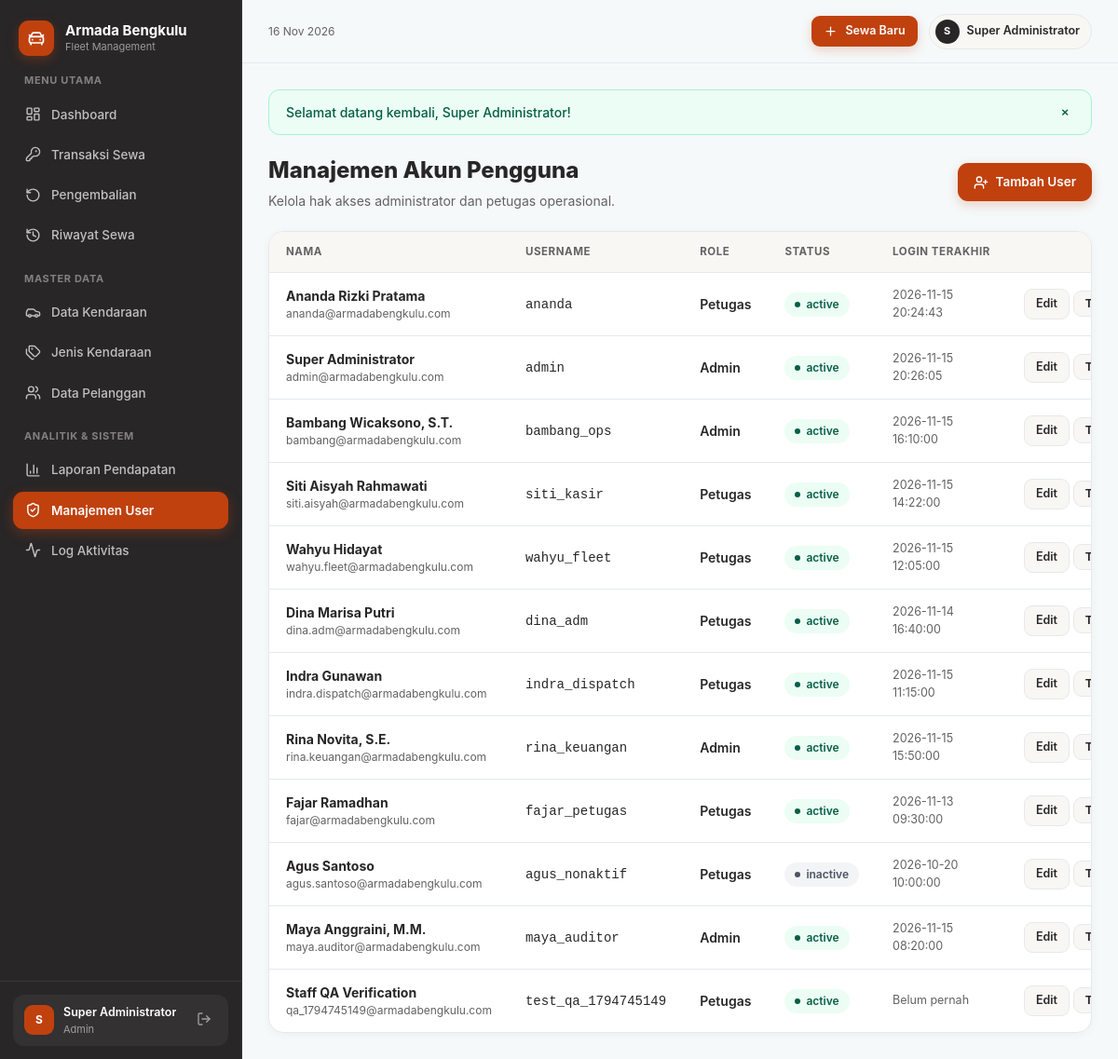
The app's page /admin/users (signed in) with its own data.
### tables this page shows
CREATE TABLE `users` (
  `id` int(10) UNSIGNED NOT NULL,
  `username` varchar(50) NOT NULL,
  `password` varchar(255) NOT NULL,
  `nama` varchar(100) NOT NULL,
  `email` varchar(100) DEFAULT NULL,
  `role` enum('admin','petugas') NOT NULL DEFAULT 'petugas',
  `status` enum('active','inactive') NOT NULL DEFAULT 'active',
  `avatar` varchar(255) DEFAULT NULL,
  `last_login_at` datetime DEFAULT NULL,
  `created_at` timestamp NOT NULL DEFAULT current_timestamp(),
  `updated_at` timestamp NOT NULL DEFAULT current_timestamp() ON UPDATE current_timestamp(),
  `deleted_at` timestamp NULL DEFAULT NULL
);

### core/Controller.php (called while the page is built, shortened)
<?php
abstract class Controller
{
    protected function view(string $view, array $data = [], string $layout = 'layouts/app'): void
    {
        View::render($view, $data, $layout);
    }
}

### app/Controllers/UserController.php (called while the page is built, shortened)
<?php
class UserController extends Controller
{
    public function index(Request $request): void
    {
        $pdo = Database::connection();
        $q = trim((string)$request->input('q', ''));
        $sql = "SELECT * FROM users WHERE deleted_at IS NULL";
        $params = [];
        $sql .= " ORDER BY id ASC";
        $stmt = $pdo->prepare($sql);
        $stmt->execute($params);
        $this->view('admin/users/index', [
            'title' => 'Manajemen User — Rental Armada Bengkulu',
            'users' => $stmt->fetchAll(),
            'q'     => $q,
        ]);
    }
}

### public/index.php (called while the page is built, shortened)
<?php
require_once BASE_PATH . '/core/helpers.php';
require_once BASE_PATH . '/core/Session.php';
require_once BASE_PATH . '/core/Flash.php';
require_once BASE_PATH . '/core/Auth.php';
require_once BASE_PATH . '/core/Request.php';
require_once BASE_PATH . '/core/Controller.php';
require_once BASE_PATH . '/core/Router.php';
$router = new Router();
$request = new Request();
$router->dispatch($request);

### core/helpers.php (called while the page is built, shortened)
<?php
function base_url(string $path = ''): string
{
    $scriptName = $_SERVER['SCRIPT_NAME'] ?? '';
    $baseDir = rtrim(str_replace('\\', '/', dirname($scriptName)), '/');
    $cleanPath = ltrim($path, '/');
    return $baseDir . ($cleanPath !== '' ? '/' . $cleanPath : '');
}
function e(?string $value): string
{
    return htmlspecialchars((string)$value, ENT_QUOTES, 'UTF-8');
}
function tgl_indo(?string $date): string
{
    $bulan = [
        1 => 'Jan', 'Feb', 'Mar', 'Apr', 'Mei', 'Jun',
        'Jul', 'Agu', 'Sep', 'Okt', 'Nov', 'Des'
    ];
    $ts = strtotime($date);
    return date('d', $ts) . ' ' . $bulan[(int)date('n', $ts)] . ' ' . date('Y', $ts);
}
function auth_user(): ?array
{
    return Auth::user();
}

### core/Request.php (called while the page is built, shortened)
<?php
class Request
{
    public function path(): string
    {
        $uri = parse_url($_SERVER['REQUEST_URI'] ?? '/', PHP_URL_PATH) ?: '/';
        $base = base_url();
        $uri = '/' . trim($uri, '/');
        return $uri === '' ? '/' : $uri;
    }
}

### core/Session.php (called while the page is built, shortened)
<?php
class Session
{
    public static function get(string $key, mixed $default = null): mixed
    {
        return $_SESSION[$key] ?? $default;
    }
}

### core/Auth.php (called while the page is built, shortened)
<?php
class Auth
{
    public static function user(): ?array
    {
        return Session::get('auth_user');
    }
}

### app/Views/admin/users/index.php (the view, shortened to what this page needs)
<div style="display:flex;flex-wrap:wrap;justify-content:space-between;align-items:center;gap:16px;margin-bottom:22px;">
    <div>
        <h1 style="margin:0;font-size:24px;font-weight:800;">Manajemen Akun Pengguna</h1>
        <p style="margin:4px 0 0;color:#646163;">Kelola hak akses administrator dan petugas operasional.</p>
    </div>
    <a href="<?= base_url('admin/users/create') ?>" class="btn btn-accent">
        <i data-lucide="user-plus" style="width:16px;height:16px;"></i>
        <span>Tambah User</span>
    </a>
</div>
<div class="ui-card" style="overflow:hidden;">
    <div class="table-wrap">
        <table class="ui-table">
            <thead>
                <tr>
                    <th>Nama</th>
                    <th>Username</th>
                    <th>Role</th>
                    <th>Status</th>
                    <th>Login Terakhir</th>
                    <th style="text-align:right;">Aksi</th>
                </tr>
            </thead>
            <tbody>
                <?php foreach ($users as $u): ?>
                <tr>
                    <td>
                        <strong><?= e($u['nama']) ?></strong>
                        <div style="font-size:12px;color:#646163;"><?= e($u['email'] ?? '-') ?></div>
                    </td>
                    <td><code><?= e($u['username']) ?></code></td>
                    <td style="text-transform:capitalize;font-weight:600;"><?= e($u['role']) ?></td>
                    <td><span class="badge badge-<?= e($u['status']) ?>"><span class="badge-dot"></span><?= e($u['status']) ?></span></td>
                    <td style="font-size:12.5px;color:#646163;"><?= e($u['last_login_at'] ?? 'Belum pernah') ?></td>
                    <td style="text-align:right;white-space:nowrap;">
                        <a href="<?= base_url('admin/users/' . $u['id'] . '/edit') ?>" class="btn btn-warm btn-sm">Edit</a>
                        <form action="<?= base_url('admin/users/' . $u['id'] . '/toggle-status') ?>" method="POST" style="display:inline;">
                            <button type="submit" class="btn btn-warm btn-sm">Toggle</button>
                        </form>
                    </td>
                </tr>
                <?php endforeach; ?>
            </tbody>
        </table>
    </div>
</div>

### core/Router.php (shortened to what this page needs)
<?php
class Router
{
    private array $routes = [];
    private function add(string $method, string $pattern, array $handler): void
    {
        $regex = preg_replace('#\{([a-zA-Z_][a-zA-Z0-9_]*)\}#', '(?P<$1>[^/]+)', $pattern);
        $regex = '#^' . $regex . '$#';
        $this->routes[] = [
            'method'  => $method,
            'regex'   => $regex,
            'handler' => $handler,
        ];
    }
    public function dispatch(Request $request): void
    {
        $method = $request->method();
        $path = $request->path();
        foreach ($this->routes as $route) {
            if ($route['method'] !== $method) {
                continue;
            }
            if (preg_match($route['regex'], $path, $matches)) {
                $params = array_filter($matches, 'is_string', ARRAY_FILTER_USE_KEY);
                [$class, $action] = $route['handler'];
                $controller = new $class();
                $controller->$action($request, ...array_values($params));
                return;
            }
        }
    }
}

### app/Views/partials/sidebar.php (shortened to what this page needs)
<?php
$uri = parse_url($_SERVER['REQUEST_URI'] ?? '/', PHP_URL_PATH) ?: '/';
$user = auth_user();
$isAdmin = ($user['role'] ?? '') === 'admin';
$active = fn(string $p): string => str_contains($uri, $p) ? 'active' : '';
?>
<aside id="appSidebar" class="app-sidebar">
    <div style="overflow-y:auto;">
        <a href="<?= base_url('dashboard') ?>" class="brand-box">
            <div class="brand-icon">
                <i data-lucide="car-front" style="width:20px;height:20px;"></i>
            </div>
            <div>
                <div style="font-weight:700;font-size:15px;color:#FFFFFF;line-height:1.2;">Armada Bengkulu</div>
                <div style="font-size:11px;color:#9E9B9C;">Fleet Management</div>
            </div>
        </a>
        <div class="nav-section">
            <div class="nav-label">Menu Utama</div>
            <a href="<?= base_url('dashboard') ?>" class="nav-link <?= $active('/dashboard') ?>">
                <i data-lucide="layout-dashboard" style="width:17px;height:17px;"></i>
                <span>Dashboard</span>
            </a>
            <a href="<?= base_url('penyewaan') ?>" class="nav-link <?= $active('/penyewaan') ?>">
                <i data-lucide="key-round" style="width:17px;height:17px;"></i>
                <span>Transaksi Sewa</span>
            </a>
            <a href="<?= base_url('pengembalian') ?>" class="nav-link <?= $active('/pengembalian') ?>">
                <i data-lucide="rotate-ccw" style="width:17px;height:17px;"></i>
                <span>Pengembalian</span>
            </a>
            <a href="<?= base_url('riwayat') ?>" class="nav-link <?= $active('/riwayat') ?>">
                <i data-lucide="history" style="width:17px;height:17px;"></i>
                <span>Riwayat Sewa</span>
            </a>
        </div>
        <div class="nav-section">
            <div class="nav-label">Master Data</div>
            <a href="<?= base_url('kendaraan') ?>" class="nav-link <?= $active('/kendaraan') ?>">
                <i data-lucide="car" style="width:17px;height:17px;"></i>
                <span>Data Kendaraan</span>
            </a>
            <a href="<?= base_url('jenis-kendaraan') ?>" class="nav-link <?= $active('/jenis-kendaraan') ?>">
                <i data-lucide="tags" style="width:17px;height:17px;"></i>
                <span>Jenis Kendaraan</span>
            </a>
            <a href="<?= base_url('pelanggan') ?>" class="nav-link <?= $active('/pelanggan') ?>">
                <i data-lucide="users" style="width:17px;height:17px;"></i>
                <span>Data Pelanggan</span>
            </a>
        </div>
        <div class="nav-section">
            <div class="nav-label">Analitik & Sistem</div>
            <a href="<?= base_url('laporan') ?>" class="nav-link <?= $active('/laporan') ?>">
                <i data-lucide="bar-chart-3" style="width:17px;height:17px;"></i>
                <span>Laporan Pendapatan</span>
            </a>
            <?php if ($isAdmin): ?>
            <a href="<?= base_url('admin/users') ?>" class="nav-link <?= $active('/admin/users') ?>">
                <i data-lucide="shield-check" style="width:17px;height:17px;"></i>
                <span>Manajemen User</span>
            </a>
            <a href="<?= base_url('aktivitas') ?>" class="nav-link <?= $active('/aktivitas') ?>">
                <i data-lucide="activity" style="width:17px;height:17px;"></i>
                <span>Log Aktivitas</span>
            </a>
            <?php endif; ?>
        </div>
    </div>
    <div style="padding:14px;border-top:1px solid rgba(255,255,255,0.08);">
        <div style="background:#333132;border-radius:12px;padding:10px 12px;display:flex;align-items:center;justify-content:space-between;gap:8px;">
            <div style="display:flex;align-items:center;gap:10px;min-width:0;">
                <div style="width:32px;height:32px;border-radius:9px;background:#C0410E;color:#fff;font-weight:700;font-size:12px;display:flex;align-items:center;justify-content:center;flex-shrink:0;">
                    <?= strtoupper(substr($user['nama'] ?? 'U', 0, 1)) ?>
                </div>
                <div style="min-width:0;">
                    <div style="font-size:12.5px;font-weight:600;color:#fff;white-space:nowrap;overflow:hidden;text-overflow:ellipsis;">
                        <?= e($user['nama'] ?? 'User') ?>
                    </div>
                    <div style="font-size:11px;color:#A19EA0;text-transform:capitalize;">
                        <?= e($user['role'] ?? 'petugas') ?>
                    </div>
                </div>
            </div>
            <form action="<?= base_url('logout') ?>" method="POST" style="margin:0;">
                <button type="submit" title="Keluar" style="background:none;border:none;color:#A19EA0;cursor:pointer;padding:6px;border-radius:8px;">
                    <i data-lucide="log-out" style="width:16px;height:16px;"></i>
                </button>
            </form>
        </div>
    </div>
</aside>

### app/Views/partials/topbar.php (shortened to what this page needs)
<?php $user = auth_user(); ?>
<header class="app-topbar">
    <div style="display:flex;align-items:center;gap:12px;">
        <div>
            <div style="font-size:12px;color:var(--text-muted);"><?= tgl_indo(date('Y-m-d')) ?></div>
        </div>
    </div>
    <div style="display:flex;align-items:center;gap:12px;">
        <a href="<?= base_url('penyewaan/create') ?>" class="btn btn-accent btn-sm">
            <i data-lucide="plus" style="width:15px;height:15px;"></i>
            <span>Sewa Baru</span>
        </a>
        <div style="display:flex;align-items:center;gap:8px;background:var(--bg-warm);border:1px solid var(--border);padding:5px 12px 5px 6px;border-radius:999px;">
            <span style="width:26px;height:26px;border-radius:50%;background:var(--dark);color:#fff;font-size:11px;font-weight:700;display:flex;align-items:center;justify-content:center;">
                <?= strtoupper(substr($user['nama'] ?? 'A', 0, 1)) ?>
            </span>
            <span style="font-size:12.5px;font-weight:600;color:var(--dark);"><?= e($user['nama'] ?? 'Petugas') ?></span>
        </div>
    </div>
</header>

### records on screen
users: nama "S", nama "Super Administrator", role "Admin", email "admin@armadabengkulu.com", username "admin", status "active", last_login_at "2026-11-15 20:26:05"
users: nama "Ananda Rizki Pratama", email "ananda@armadabengkulu.com", username "ananda", role "Petugas", status "active", last_login_at "2026-11-15 20:24:43"
users: nama "Bambang Wicaksono, S.T.", email "bambang@armadabengkulu.com", username "bambang_ops", role "Admin", status "active", last_login_at "2026-11-15 16:10:00"
users: nama "Siti Aisyah Rahmawati", email "siti.aisyah@armadabengkulu.com", username "siti_kasir", role "Petugas", status "active", last_login_at "2026-11-15 14:22:00"
users: nama "Wahyu Hidayat", email "wahyu.fleet@armadabengkulu.com", username "wahyu_fleet", role "Petugas", status "active", last_login_at "2026-11-15 12:05:00"
users: nama "Dina Marisa Putri", email "dina.adm@armadabengkulu.com", username "dina_adm", role "Petugas", status "active", last_login_at "2026-11-14 16:40:00"
users: nama "Indra Gunawan", email "indra.dispatch@armadabengkulu.com", username "indra_dispatch", role "Petugas", status "active", last_login_at "2026-11-15 11:15:00"
users: nama "Rina Novita, S.E.", email "rina.keuangan@armadabengkulu.com", username "rina_keuangan", role "Admin", status "active", last_login_at "2026-11-15 15:50:00"
users: nama "Fajar Ramadhan", email "fajar@armadabengkulu.com", username "fajar_petugas", role "Petugas", status "active", last_login_at "2026-11-13 09:30:00"
users: nama "Agus Santoso", email "agus.santoso@armadabengkulu.com", username "agus_nonaktif", role "Petugas", status "inactive", last_login_at "2026-10-20 10:00:00"
users: nama "Maya Anggraini, M.M.", email "maya.auditor@armadabengkulu.com", username "maya_auditor", role "Admin", status "active", last_login_at "2026-11-15 08:20:00"
users: nama "Staff QA Verification", email "qa_1794745149@armadabengkulu.com", username "test_qa_1794745149", role "Petugas", status "active", last_login_at "Belum pernah"
